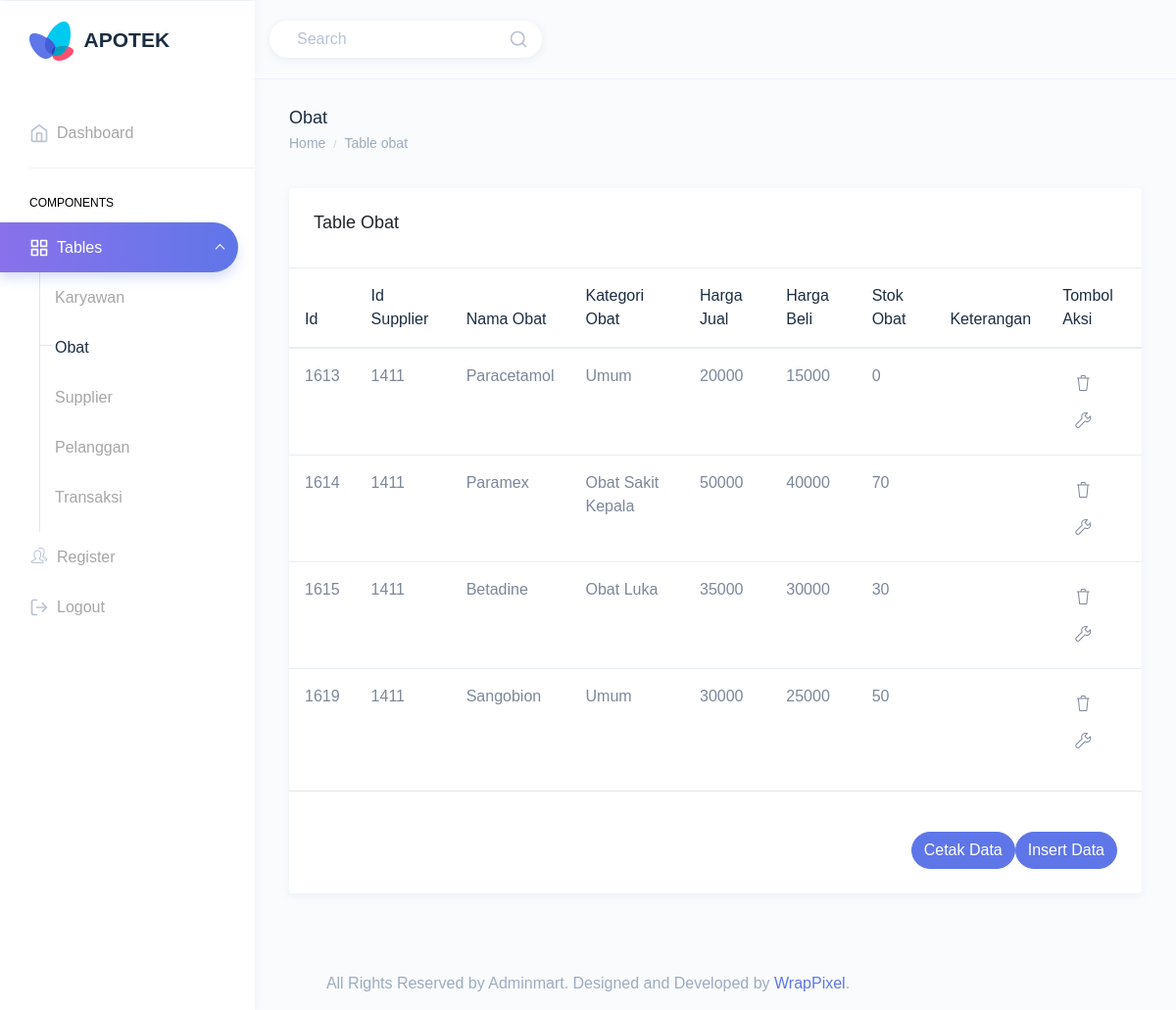
/view/viewobat.php (signed in), run on the app's committed database.
### tables this page shows
CREATE TABLE `tb_obat` (
  `idobat` int(4) NOT NULL,
  `idsupplier` int(4) NOT NULL,
  `namaobat` varchar(100) NOT NULL,
  `kategoriobat` varchar(50) NOT NULL,
  `hargajual` double NOT NULL,
  `hargabeli` double NOT NULL,
  `stok_obat` int(11) DEFAULT NULL,
  `keterangan` text DEFAULT NULL
);

### view/viewobat.php (the view, shortened to what this page needs)
<!DOCTYPE html>
<html dir="ltr" lang="en">
<head>
    <link href="../dist/css/style.min.css" rel="stylesheet">
    <link rel="stylesheet" href="style.css">
</head>
<body>
    <?php require '../template/header.php' ?>
    <?php require '../template/navbar.php' ?>
    <div class="page-wrapper">
        <div class="page-breadcrumb print-data">
            <div class="row">
                <div class="col-7 align-self-center">
                    <h4 class="page-title text-truncate text-dark font-weight-medium mb-1">Obat</h4>
                    <div class="d-flex align-items-center">
                        <nav aria-label="breadcrumb">
                            <ol class="breadcrumb m-0 p-0">
                                <li class="breadcrumb-item"><a href="dashboard.php" class="text-muted">Home</a></li>
                                <li class="breadcrumb-item text-muted active" aria-current="page">Table obat</li>
                            </ol>
                        </nav>
                    </div>
                </div>
            </div>
        </div>
        <div class="container-fluid">
            <div class="row">
                <div class="col-12">
                    <div class="card">
                        <div class="card-body">
                            <h4 class="card-title"> Table Obat</h4>
                        </div>
                        <div class="table-responsive">
                            <table class="table table-hover">
                                <thead>
                                    <tr class="text-dark">
                                        <th>Id</th>
                                        <th>Id Supplier</th>
                                        <th>Nama Obat</th>
                                        <th>Kategori Obat</th>
                                        <th>Harga Jual</th>
                                        <th>Harga Beli</th>
                                        <th>Stok Obat</th>
                                        <th>Keterangan</th>
                                        <th>Tombol Aksi</th>
                                    </tr>
                                </thead>
                                <tbody>
                                    <?php
                                    require '../koneksi.php';
                                    $query = "SELECT * FROM tb_obat";
                                    $hasil = mysqli_query($koneksi, $query);
                                    while ($row = mysqli_fetch_assoc($hasil)) {
                                        echo "<tr>";
                                        echo "<td>" . $row['idobat']       . "</td>";
                                        echo "<td>" . $row['idsupplier']   . "</td>";
                                        echo "<td>" . $row['namaobat']     . "</td>";
                                        echo "<td>" . $row['kategoriobat'] . "</td>";
                                        echo "<td>" . $row['hargajual']    . "</td>";
                                        echo "<td>" . $row['hargabeli']    . "</td>";
                                        echo "<td>" . $row['stok_obat']    . "</td>";
                                        echo "<td>" . $row['keterangan']   . "</td>";
                                        echo "<td>
                                                        <a class ='btn btn icon-trash' data-toggle='tooltip' data-placement='top'
                                                        title='Delete'
                                                        href='../delete/deleteobat.php?idobat=" . $row['idobat'] . "'></a>
                                                        <a class ='btn icon-wrench' data-toggle='tooltip' data-placement='top'
                                                        title='Update'
                                                        href='../update/updateobat.php?idobat=" . $row['idobat'] . "'></a>
                                                    </td>";
                                        echo "</tr>";
                                    }
                                    ?>
                                </tbody>
                            </table>
                            <hr>
                        </div>
                        <div class="card-body">
                            <a href="../insert/insertobat.php" class="btn btn-primary btn-rounded float-right">Insert Data </a>
                            <a href="#" class="ml-1 btn btn-primary btn-rounded float-right" onclick="window.print()"> Cetak Data </a>
                        </div>
                    </div>
                </div>
            </div>
        </div>
    </div>
    </div>
    <footer class="footer text-center text-muted">
        All Rights Reserved by Adminmart. Designed and Developed by <a href="https://wrappixel.com">WrapPixel</a>.
    </footer>
</body>
</html>

### data on the page
tb_obat: idobat "1613", idsupplier "1411", namaobat "Paracetamol", kategoriobat "Umum", hargajual "20000", hargabeli "15000", stok_obat "0"
tb_obat: idobat "1614", idsupplier "1411", namaobat "Paramex", kategoriobat "Obat Sakit Kepala", hargajual "50000", hargabeli "40000", stok_obat "70"
tb_obat: idobat "1615", idsupplier "1411", namaobat "Betadine", kategoriobat "Obat Luka", hargajual "35000", hargabeli "30000", stok_obat "30"
tb_obat: idobat "1619", idsupplier "1411", namaobat "Sangobion", kategoriobat "Umum", hargajual "30000", hargabeli "25000", stok_obat "50"
